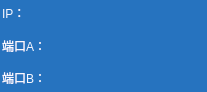
       <widget class="QWidget" name="widget" native="true">
        <property name="geometry">
         <rect>
          <x>110</x>
          <y>517</y>
          <width>207</width>
          <height>92</height>
         </rect>
        </property>
        <property name="styleSheet">
         <string notr="true">background-color: rgb(38, 115, 191);
color: rgb(248, 248, 255);</string>
        </property>
        <widget class="QWidget" name="layoutWidget9">
         <property name="geometry">
          <rect>
           <x>2</x>
           <y>0</y>
           <width>202</width>
           <height>91</height>
          </rect>
         </property>
         <layout class="QVBoxLayout" name="verticalLayout">
          <item>
           <layout class="QHBoxLayout" name="horizontalLayout_7">
            <item>
             <widget class="QLabel" name="label_13">
              <property name="styleSheet">
               <string notr="true">font: 14pt &quot;Arial&quot;;</string>
              </property>
              <property name="text">
               <string>IP：</string>
              </property>
             </widget>
            </item>
            <item>
             <widget class="QLabel" name="label_csip">
              <property name="styleSheet">
               <string notr="true">font: 14pt &quot;Arial&quot;;</string>
              </property>
              <property name="text">
               <string/>
              </property>
             </widget>
            </item>
           </layout>
          </item>
          <item>
           <layout class="QHBoxLayout" name="horizontalLayout_8">
            <item>
             <widget class="QLabel" name="label_15">
              <property name="styleSheet">
               <string notr="true">font: 14pt &quot;黑体&quot;;</string>
              </property>
              <property name="text">
               <string>端口A：</string>
              </property>
             </widget>
            </item>
            <item>
             <widget class="QLabel" name="label_csporta">
              <property name="styleSheet">
               <string notr="true">font: 14pt &quot;Arial&quot;;</string>
              </property>
              <property name="text">
               <string/>
              </property>
             </widget>
            </item>
           </layout>
          </item>
          <item>
           <layout class="QHBoxLayout" name="horizontalLayout_9">
            <item>
             <widget class="QLabel" name="label_16">
              <property name="styleSheet">
               <string notr="true">font: 14pt &quot;黑体&quot;;</string>
              </property>
              <property name="text">
               <string>端口B：</string>
              </property>
             </widget>
            </item>
            <item>
             <widget class="QLabel" name="label_csportb">
              <property name="styleSheet">
               <string notr="true">font: 14pt &quot;Arial&quot;;
</string>
              </property>
              <property name="text">
               <string/>
              </property>
             </widget>
            </item>
           </layout>
          </item>
         </layout>
        </widget>
       </widget>
